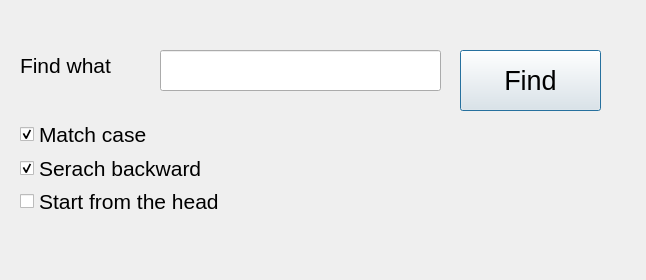
<?xml version="1.0" encoding="UTF-8"?>
<ui version="4.0">
 <class>FindDialog</class>
 <widget class="QDialog" name="FindDialog">
  <property name="geometry">
   <rect>
    <x>0</x>
    <y>0</y>
    <width>646</width>
    <height>280</height>
   </rect>
  </property>
  <property name="windowTitle">
   <string>Find</string>
  </property>
  <property name="windowIcon">
   <iconset resource="img.qrc">
    <normaloff>:/new/prefix1/resouce/find.png</normaloff>:/new/prefix1/resouce/find.png</iconset>
  </property>
  <widget class="QLabel" name="label">
   <property name="geometry">
    <rect>
     <x>20</x>
     <y>30</y>
     <width>150</width>
     <height>70</height>
    </rect>
   </property>
   <property name="font">
    <font>
     <pointsize>16</pointsize>
    </font>
   </property>
   <property name="text">
    <string>Find what</string>
   </property>
  </widget>
  <widget class="QLineEdit" name="lineEdit">
   <property name="geometry">
    <rect>
     <x>160</x>
     <y>50</y>
     <width>281</width>
     <height>41</height>
    </rect>
   </property>
   <property name="font">
    <font>
     <pointsize>16</pointsize>
    </font>
   </property>
  </widget>
  <widget class="QPushButton" name="pushButton">
   <property name="geometry">
    <rect>
     <x>460</x>
     <y>50</y>
     <width>141</width>
     <height>61</height>
    </rect>
   </property>
   <property name="font">
    <font>
     <pointsize>20</pointsize>
    </font>
   </property>
   <property name="text">
    <string>Find</string>
   </property>
  </widget>
  <widget class="QWidget" name="layoutWidget">
   <property name="geometry">
    <rect>
     <x>20</x>
     <y>120</y>
     <width>371</width>
     <height>95</height>
    </rect>
   </property>
   <layout class="QVBoxLayout" name="verticalLayout">
    <item>
     <widget class="QCheckBox" name="checkBox">
      <property name="font">
       <font>
        <pointsize>16</pointsize>
       </font>
      </property>
      <property name="text">
       <string>Match case</string>
      </property>
      <property name="checked">
       <bool>true</bool>
      </property>
     </widget>
    </item>
    <item>
     <widget class="QCheckBox" name="checkBox_2">
      <property name="font">
       <font>
        <pointsize>16</pointsize>
       </font>
      </property>
      <property name="text">
       <string>Serach backward</string>
      </property>
      <property name="checked">
       <bool>true</bool>
      </property>
     </widget>
    </item>
    <item>
     <widget class="QCheckBox" name="checkBox_3">
      <property name="font">
       <font>
        <pointsize>16</pointsize>
       </font>
      </property>
      <property name="text">
       <string>Start from the head</string>
      </property>
     </widget>
    </item>
   </layout>
  </widget>
 </widget>
 <resources>
  <include location="img.qrc"/>
 </resources>
 <connections/>
</ui>
